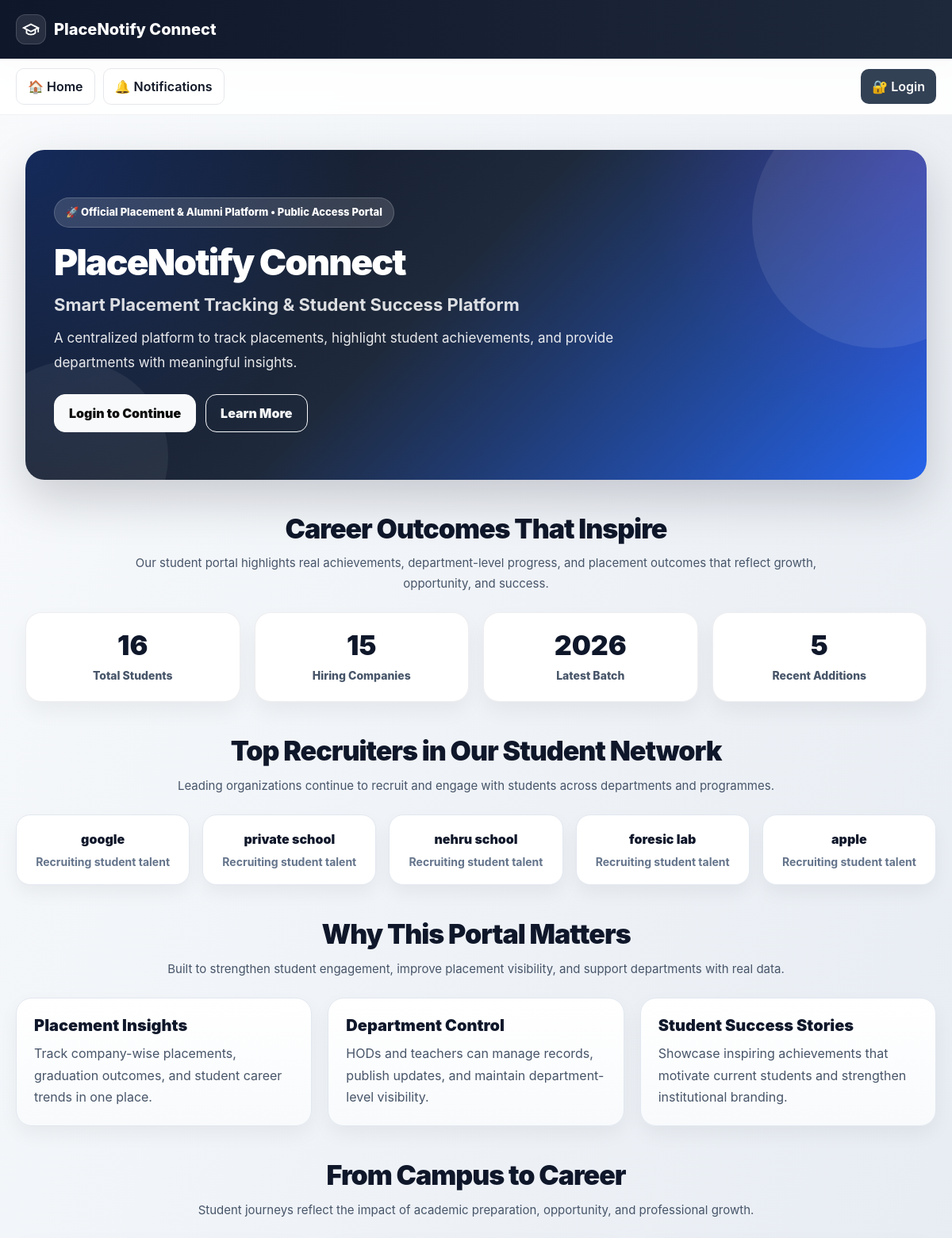
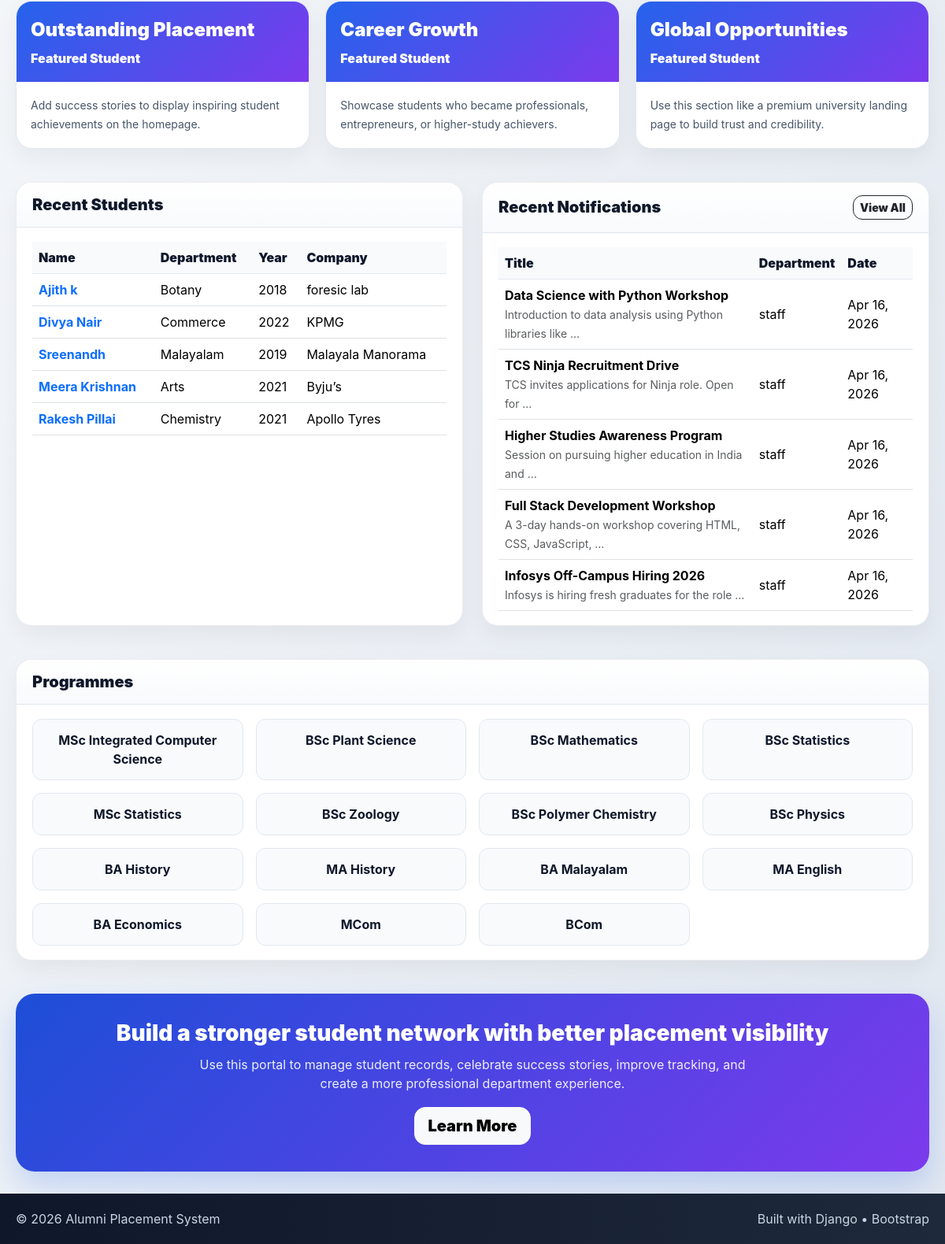
The page / on the database its author committed (2 pictures, top to bottom).
### mainapp/models.py (models this page shows, shortened)
class Alumni(models.Model):
    GENDER_CHOICES = (
        ('Male', 'Male'),
        ('Female', 'Female'),
        ('Other', 'Other'),
    )
    JOB_STATUS_CHOICES = (
        ('Placed', 'Placed'),
        ('Promoted', 'Promoted'),
        ('Resigned', 'Resigned'),
        ('Higher Studies', 'Higher Studies'),
    )
    name = models.CharField(max_length=100)
    dob = models.DateField(null=True, blank=True)
    gender = models.CharField(
        max_length=10,
        choices=GENDER_CHOICES,
        null=True,
        blank=True
    )
    email = models.EmailField(null=True, blank=True)
    phone = models.CharField(
        max_length=15,
        null=True,
        blank=True
    )
    department = models.ForeignKey(
        'Department',
        on_delete=models.CASCADE,
        related_name='alumni'
    )
    programme = models.ForeignKey(
        'Programme',
        on_delete=models.CASCADE,
        null=True,
        blank=True,
        related_name='alumni'
    )
    admission_year = models.IntegerField(null=True, blank=True)
    graduation_year = models.IntegerField()
    job_title = models.CharField(
        max_length=100,
        null=True,
        blank=True
    )
    company_name = models.CharField(
        max_length=100,
        null=True,
        blank=True
    )
    placement_year = models.IntegerField(
        null=True,
        blank=True
    )
    salary = models.DecimalField(
        max_digits=10,
        decimal_places=2,
        null=True,
        blank=True
    )
    job_status = models.CharField(
        max_length=20,
        choices=JOB_STATUS_CHOICES,
        null=True,
        blank=True
    )
    location = models.CharField(
        max_length=100,
        null=True,
        blank=True
    )
    photo = models.ImageField(
        upload_to='photos/',
        null=True,
        blank=True
    )
    id_card = models.FileField(
        upload_to='id_cards/',
        null=True,
        blank=True
    )
    created_at = models.DateTimeField(auto_now_add=True, null=True, blank=True)
    updated_at = models.DateTimeField(auto_now=True, null=True, blank=True)
    class Meta:
        ordering = ['-graduation_year', 'name']
        verbose_name = "Alumni"
        verbose_name_plural = "Alumni Records"

class Department(models.Model):
    name = models.CharField(max_length=100)

class Notification(models.Model):
    NOTIFICATION_TYPES = (
        ('career', 'Career Guidance'),
        ('exam', 'Exams'),
        ('job', 'Job Opportunity'),
        ('workshop', 'Workshops'),
    )
    title = models.CharField(max_length=200)
    message = models.TextField()
    notification_type = models.CharField(
        max_length=20,
        choices=NOTIFICATION_TYPES,
        default='career'
    )
    department = models.ForeignKey(Department, on_delete=models.CASCADE)
    created_by = models.ForeignKey(User, on_delete=models.CASCADE)
    created_at = models.DateTimeField(auto_now_add=True)

### mainapp/views.py (the view)
# urls.py: path('', views.home, name='home'),
def home(request):
    teacher = getattr(request.user, 'teacher', None)
    is_hod = teacher and teacher.role == "HOD"
    is_teacher = teacher and teacher.role == "TEACHER"
    total_alumni = Alumni.objects.count()
    total_recruiters = Alumni.objects.exclude(
        company_name__isnull=True
    ).exclude(
        company_name__exact=""
    ).values('company_name').distinct().count()
    recruiter_companies = (
        Alumni.objects.exclude(company_name__isnull=True)
        .exclude(company_name__exact="")
        .values('company_name')
        .annotate(total=Count('id'))
        .order_by('-total')[:5]
    )
    latest_year = Alumni.objects.aggregate(
        Max('graduation_year')
    )['graduation_year__max']
    recent_alumni = Alumni.objects.select_related(
        'department'
    ).order_by('-created_at')[:5]
    recent_notifications = Notification.objects.select_related(
        'department', 'created_by'
    ).order_by('-created_at')[:5]
    context = {
        'teacher': teacher,
        'is_hod': is_hod,
        'is_teacher': is_teacher,
        'total_alumni': total_alumni,
        'total_recruiters': total_recruiters,
        'latest_year': latest_year,
        'recent_alumni': recent_alumni,
        'recent_notifications': recent_notifications,
        'recruiter_companies': recruiter_companies,
    }
    return render(request, 'home.html', context)

### mainapp/templates/home.html (shortened to what this page needs)
{% extends "base.html" %}
{% block content %}
<div class="landing-wrap">
<section class="hero-lpu mt-3">
  <div class="hero-badge">
    🚀 Official Placement & Alumni Platform
    {% if teacher %}
      • {{ teacher.role }} • {{ teacher.department.name }}
    {% else %}
      • Public Access Portal
    {% endif %}
  </div>
  <h1>PlaceNotify Connect</h1>
  <h2 style="
      font-size: 22px;
      font-weight: 700;
      color: rgba(255,255,255,0.85);
      margin-bottom: 14px;
  ">
    Smart Placement Tracking & Student Success Platform
  </h2>
  <p>
    A centralized platform to track placements, highlight student achievements,
    and provide departments with meaningful insights.
  </p>
  <div class="hero-btns">
    {% if user.is_authenticated %}
      <a href="{% url 'hod_dashboard' %}" class="btn btn-light">
        Go to Dashboard
      </a>
    {% else %}
      <a href="{% url 'login' %}" class="btn btn-light">
        Login to Continue
      </a>
    {% endif %}
    <a href="{% url 'about_portal' %}" class="btn btn-outline-light">
      Learn More
    </a>
  </div>
</section>
  <section class="section-space">
    <h2 class="section-title">Career Outcomes That Inspire</h2>
    <p class="section-subtitle">
      Our student portal highlights real achievements, department-level progress,
      and placement outcomes that reflect growth, opportunity, and success.
    </p>
    <div class="highlight-grid">
      <div class="highlight-card">
        <div class="num">{{ total_alumni }}</div>
        <div class="label">Total Students</div>
      </div>
      <div class="highlight-card">
        <div class="num">{{ total_recruiters }}</div>
        <div class="label">Hiring Companies</div>
      </div>
      <div class="highlight-card">
        <div class="num">{{ latest_year|default:"-" }}</div>
        <div class="label">Latest Batch</div>
      </div>
      <div class="highlight-card">
        <div class="num">{{ recent_alumni|length }}</div>
        <div class="label">Recent Additions</div>
      </div>
    </div>
    </div>
  <section class="section-space">
    <h2 class="section-title">Top Recruiters in Our Student Network</h2>
    <p class="section-subtitle">
      Leading organizations continue to recruit and engage with students across departments and programmes.
    </p>
    <div class="logo-grid">
      {% for company in recruiter_companies %}
        <div class="logo-card">
          {{ company.company_name }}
          <small>Recruiting student talent</small>
        </div>
      {% endfor %}
    </div>
  </section>
  <section class="section-space">
    <h2 class="section-title">Why This Portal Matters</h2>
    <p class="section-subtitle">
      Built to strengthen student engagement, improve placement visibility, and support departments with real data.
    </p>
    <div class="feature-grid">
      <div class="feature-card">
        <h5>Placement Insights</h5>
        <p>
          Track company-wise placements, graduation outcomes, and student career trends in one place.
        </p>
      </div>
      <div class="feature-card">
        <h5>Department Control</h5>
        <p>
          HODs and teachers can manage records, publish updates, and maintain department-level visibility.
        </p>
      </div>
      <div class="feature-card">
        <h5>Student Success Stories</h5>
        <p>
          Showcase inspiring achievements that motivate current students and strengthen institutional branding.
        </p>
      </div>
    </div>
  </section>
<section class="section-space">
  <h2 class="section-title">From Campus to Career</h2>
  <p class="section-subtitle">
    Student journeys reflect the impact of academic preparation, opportunity, and professional growth.
  </p>
  <div class="story-grid">
    {% for story in featured_stories %}
      <div class="story-card">
        <div class="story-top">
          <p class="pkg">
            {% if story.alumni.salary %}₹{{ story.alumni.salary }}{% else %}Success Story{% endif %}
          </p>
          <div class="name">{{ story.alumni.name }}</div>
        </div>
        <div class="story-body">
          {{ story.story|truncatewords:30 }}
        </div>
      </div>
    {% empty %}
      <div class="story-card">
        <div class="story-top">
          <p class="pkg">Outstanding Placement</p>
          <div class="name">Featured Student</div>
        </div>
        <div class="story-body">
          Add success stories to display inspiring student achievements on the homepage.
        </div>
      </div>
      <div class="story-card">
        <div class="story-top">
          <p class="pkg">Career Growth</p>
          <div class="name">Featured Student</div>
        </div>
        <div class="story-body">
          Showcase students who became professionals, entrepreneurs, or higher-study achievers.
        </div>
      </div>
      <div class="story-card">
        <div class="story-top">
          <p class="pkg">Global Opportunities</p>
          <div class="name">Featured Student</div>
        </div>
        <div class="story-body">
          Use this section like a premium university landing page to build trust and credibility.
        </div>
      </div>
    {% endfor %}
  </div>
</section>
  <section class="section-space">
    <div class="row g-4">
      <div class="col-lg-6">
        <div class="panel">
          <div class="panel-head">
            <h5>Recent Students</h5>
          </div>
          <div class="panel-body">
            <div class="table-responsive">
              <table class="table table-hover align-middle mb-0">
                <thead>
                  <tr>
                    <th>Name</th>
                    <th>Department</th>
                    <th>Year</th>
                    <th>Company</th>
                  </tr>
                </thead>
                <tbody>
                  {% for a in recent_alumni %}
                    <tr>
                      <td>
                        <a class="text-decoration-none fw-bold">
                          {{ a.name }}
                        </a>
                      </td>
                      <td>{{ a.department.name }}</td>
                      <td>{{ a.graduation_year }}</td>
                      <td>{{ a.company_name|default:"-" }}</td>
                    </tr>
                  {% empty %}
                    <tr>
                      <td colspan="4" class="text-center text-muted py-4">
                        No student records available yet.
                      </td>
                    </tr>
                  {% endfor %}
                </tbody>
              </table>
            </div>
          </div>
        </div>
      </div>
      <div class="col-lg-6">
        <div class="panel">
          <div class="panel-head">
            <h5>Recent Notifications</h5>
            <a href="{% url 'notifications' %}" class="btn btn-sm btn-outline-dark" style="border-radius:12px; font-weight:900;">
              View All
            </a>
          </div>
          <div class="panel-body">
            <div class="table-responsive">
              <table class="table table-hover align-middle mb-0">
                <thead>
                  <tr>
                    <th>Title</th>
                    <th>Department</th>
                    <th>Date</th>
                  </tr>
                </thead>
                <tbody>
                  {% for n in recent_notifications %}
                    <tr>
                      <td>
                        <div class="fw-bold">{{ n.title }}</div>
                        <small class="text-muted">{{ n.message|truncatewords:8 }}</small>
                      </td>
                      <td>{{ n.department.name }}</td>
                      <td>{{ n.created_at|date:"M d, Y" }}</td>
                    </tr>
                  {% empty %}
                    <tr>
                      <td colspan="3" class="text-center text-muted py-4">
                        No notifications available yet.
                      </td>
                    </tr>
                  {% endfor %}
                </tbody>
              </table>
            </div>
          </div>
        </div>
      </div>
    </div>
  </section>
  <section class="section-space">
    <div class="panel">
      <div class="panel-head">
        <h5>Programmes</h5>
      </div>
      <div class="panel-body">
        <div class="programme-grid">
          <div class="programme-card">MSc Integrated Computer Science</div>
          <div class="programme-card">BSc Plant Science</div>
          <div class="programme-card">BSc Mathematics</div>
          <div class="programme-card">BSc Statistics</div>
          <div class="programme-card">MSc Statistics</div>
          <div class="programme-card">BSc Zoology</div>
          <div class="programme-card">BSc Polymer Chemistry</div>
          <div class="programme-card">BSc Physics</div>
          <div class="programme-card">BA History</div>
          <div class="programme-card">MA History</div>
          <div class="programme-card">BA Malayalam</div>
          <div class="programme-card">MA English</div>
          <div class="programme-card">BA Economics</div>
          <div class="programme-card">MCom</div>
          <div class="programme-card">BCom</div>
        </div>
      </div>
    </div>
  </section>
  <section class="cta-band">
    <h3>Build a stronger student network with better placement visibility</h3>
    <p>
      Use this portal to manage student records, celebrate success stories, improve tracking,
      and create a more professional department experience.
    </p>
    <a href="{% url 'about_portal' %}" class="btn btn-light btn-lg" style="border-radius:14px; font-weight:900;">
      Learn More
    </a>
  </section>
{% endblock %}

### mainapp/templates/base.html (style rules this page uses)
:root { --dark-1:#0f172a; --dark-2:#1e293b; --slate:#334155; --bg1:#f8fafc; --bg2:#e2e8f0; --primary:#2563eb; --purple:#9333ea; --danger:#dc2626; --muted:#64748b; }
* { margin:0; padding:0; box-sizing:border-box; }
body { font-family: -apple-system, BlinkMacSystemFont, 'Segoe UI', sans-serif; background: linear-gradient(to bottom right, var(--bg1), var(--bg2)); min-height: 100vh; display:flex; flex-direction:column; }

### rows shown on the page
Alumni: name "Ajith k", department.name "Botany", graduation_year "2018", company_name "foresic lab"
Alumni: name "Divya Nair", department.name "Commerce", graduation_year "2022", company_name "KPMG"
Alumni: name "Sreenandh", department.name "Malayalam", graduation_year "2019", company_name "Malayala Manorama"
Alumni: name "Meera Krishnan", department.name "Arts", graduation_year "2021", company_name "Byju’s"
Alumni: name "Rakesh Pillai", department.name "Chemistry", graduation_year "2021", company_name "Apollo Tyres"
Notification: title "Data Science with Python Workshop", message "Introduction to data analysis using Python libraries like …", department.name "staff", created_at "Apr 16, 2026"
Notification: title "TCS Ninja Recruitment Drive", message "TCS invites applications for Ninja role. Open for …", department.name "staff", created_at "Apr 16, 2026"
Notification: title "Higher Studies Awareness Program", message "Session on pursuing higher education in India and …", department.name "staff", created_at "Apr 16, 2026"
Notification: title "Full Stack Development Workshop", message "A 3-day hands-on workshop covering HTML, CSS, JavaScript, …", department.name "staff", created_at "Apr 16, 2026"
Notification: title "Infosys Off-Campus Hiring 2026", message "Infosys is hiring fresh graduates for the role …", department.name "staff", created_at "Apr 16, 2026"

### other values the page prints
{{ total_alumni }} "16"
{{ total_recruiters }} "15"
{{ latest_year|default:"-" }} "2026"
{{ recent_alumni|length }} "5"
{{ company.company_name }} "google" "private school" "nehru school" "foresic lab" "apple"
